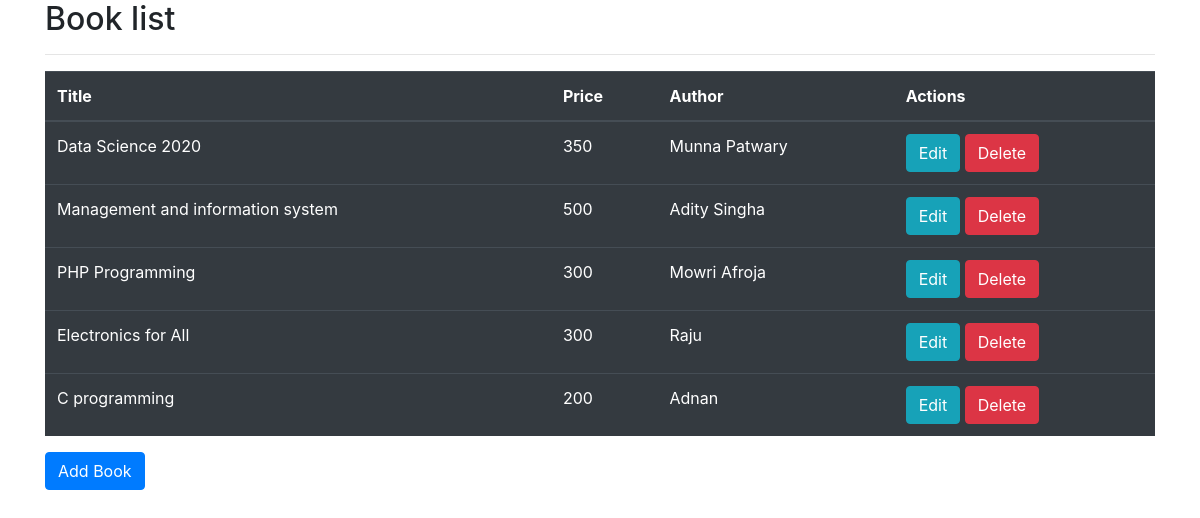
The page / on the database its author committed.
### CRUD/models.py (models this page shows)
class BookList(models.Model):
    title = models.CharField(max_length=150)
    price = models.IntegerField()
    author = models.CharField(max_length=100)

### CRUD/views.py (the view)
# urls.py: path('', views.index,name="index"),
def index(reguest):
    books = BookList.objects.all()
    return render(reguest, 'index.html', {'books': books})

### templates/index.html
{% extends 'master.html' %}
{% block index %}
 <body>
    <div class="container">
        <h2>Book list</h2>
        <hr>
        <table class="table table-dark">
            <thead>
            <tr>
                <th>Title</th>
                <th>Price</th>
                <th>Author</th>
                <th>Actions</th>
            </tr>
            </thead>
            <tbody>
            {% for book in books %}
                <tr>
                <td>{{ book.title }}</td>
                <td>{{ book.price }}</td>
                <td>{{ book.author }}</td>
                <td><a class="btn btn-info" href="/edit/{{ book.id }}">Edit</a>
                    <a class="btn btn-danger" href="/delete/{{ book.id }}">Delete</a>
                </td>
                </tr>
            {% endfor %}
            </tbody>
        </table>
        <a class="btn btn-primary" href="/add_book/">Add Book</a>
    </div>
 </body>
{% endblock %}

### templates/master.html (shortened to what this page needs)
{% load static %}
<!doctype html>
<html lang="en">
<head>
    <link rel="stylesheet" href="https://stackpath.bootstrapcdn.com/bootstrap/4.5.0/css/bootstrap.min.css">
</head>
       {% block index %}
       {% endblock  %}
</html>

### rows shown on the page
BookList: title "Data Science 2020", price "350", author "Munna Patwary"
BookList: title "Management and information system", price "500", author "Adity Singha"
BookList: title "PHP Programming", price "300", author "Mowri Afroja"
BookList: title "Electronics for All", price "300", author "Raju"
BookList: title "C programming", price "200", author "Adnan"
